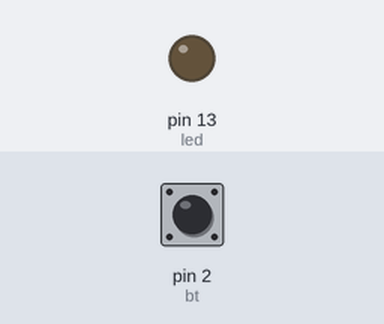
Bench run of a sketch on a simulated Arduino Uno, built with avr-gcc and run on an emulated ATmega328P. Parts: output pins drawn as LEDs (lit = HIGH). Inputs (shaded band) come from the test bench; at power-on: pin 2 (bt) HIGH.

Above: at 1.2 s.
1.3 s: pin 2 (bt) pulled LOW for 0.15 s
At 1.8 s:
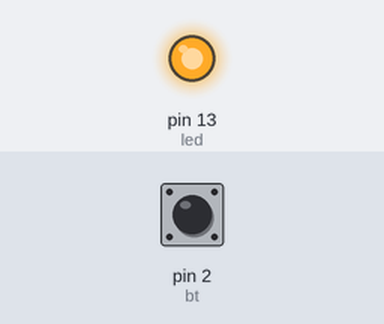
2.9 s: pin 2 (bt) pulled LOW for 1 s
At 4.2 s:
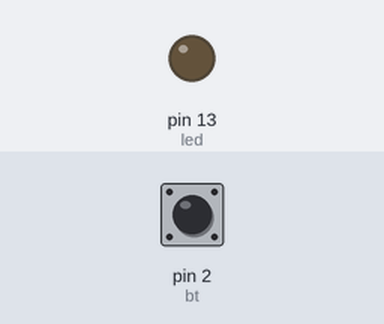
5.4 s: pin 2 (bt) pulled LOW for 3.2 s
At 9.0 s:
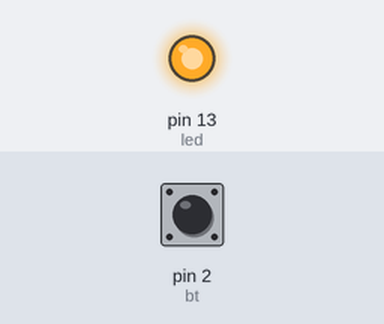
Timing chart, 0 to 10.5 s (numbered marks = the images above; inputs shaded):
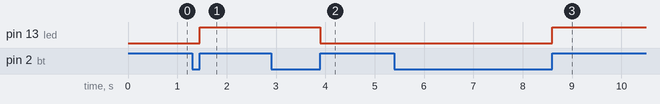

The sketch:

onOffSystemCode.ino
```cpp
// C++ code
int bt = 2;
int led = 13;
int oldState = HIGH; // old status of pushButton
int newState;  // new status of pushButton
int ledState = LOW;

void setup() {
  pinMode(led, OUTPUT);
  pinMode(bt, INPUT_PULLUP);
}

void loop() {
  newState = digitalRead(bt);
  if(oldState == LOW && newState == HIGH){ // change the LED status only when the button is pressed
    if(ledState == HIGH){
      ledState = LOW;
    }else{
      ledState = HIGH;
    }
  }
  digitalWrite(led, ledState);
  oldState = newState;
}
```

Measured:
- after the input at 1.3 s, pin 13 (led): LOW → HIGH after 0.15 s
- after the input at 2.9 s, pin 13 (led): HIGH → LOW after 1.0 s
- after the input at 5.4 s, pin 13 (led): LOW → HIGH after 3.2 s
